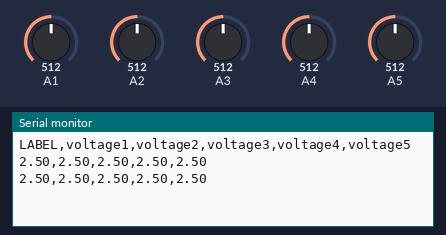
This sketch was run on a simulated Arduino Uno, built with avr-gcc and run on an emulated ATmega328P. Parts: the last lines printed to the serial monitor. Inputs (shaded band) come from the test bench; at power-on: A1 = 512, A2 = 512, A3 = 512, A4 = 512, A5 = 512.

Above: at 1.8 s.
1.9 s: A1 set to 716
At 2.8 s:
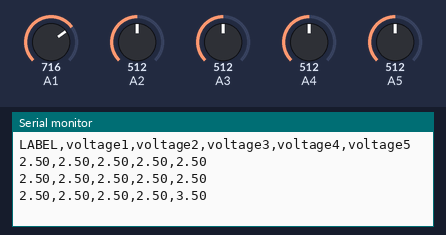
3.4 s: A2 set to 716
At 4.6 s:
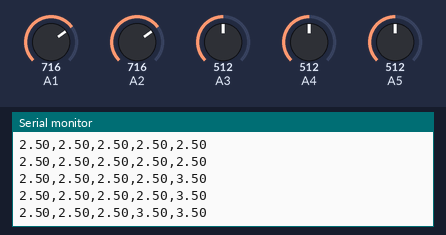
4.9 s: A3 set to 716
At 5.5 s:
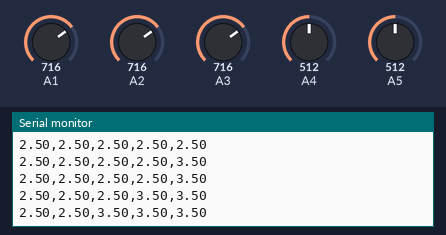
6.4 s: A4 set to 716
At 7.7 s:
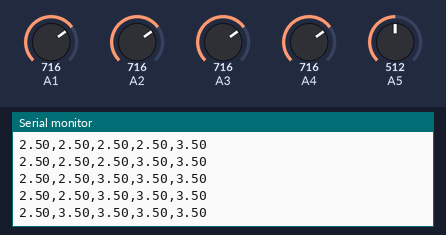
7.9 s: A5 set to 716
At 8.8 s:
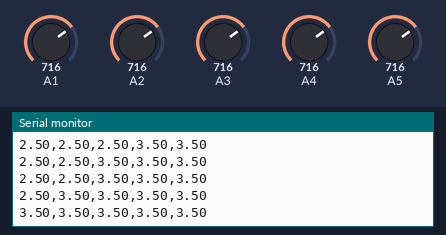
9.4 s: A1 set to 992
At 10.8 s:
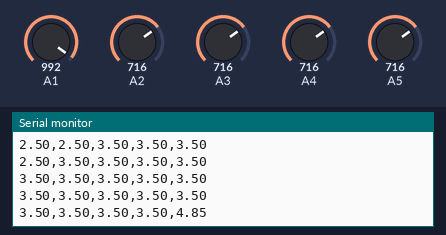
Timing chart, 0 to 11.9 s (numbered marks = the images above; inputs shaded):
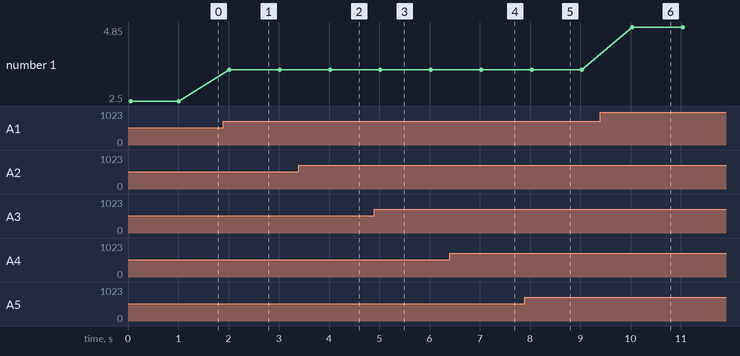

Measured:
- after the input at 1.9 s, the serial monitor: prints a new line after 0.12 s (image 1)
- after the input at 3.4 s, the serial monitor: prints a new line after 0.62 s (image 2)
- after the input at 4.9 s, the serial monitor: prints a new line after 0.12 s (image 3)
- after the input at 6.4 s, the serial monitor: prints a new line after 0.63 s (image 4)
- after the input at 7.9 s, the serial monitor: prints a new line after 0.13 s (image 5)
- after the input at 9.4 s, the serial monitor: prints a new line after 0.64 s (image 6)
- plotted number 1: 2.5 → 3.5 after the input at 1.9 s, 3.5 → 4.85 after the input at 9.4 s

The sketch:

arduino_code_for_gloves.ino
```cpp
void setup()
{
  Serial.begin(9600);
  pinMode(A0, INPUT);
  Serial.println("LABEL,voltage1,voltage2,voltage3,voltage4,voltage5");
}

// the loop routine runs over and over again forever:
void loop() {
  // read the input on analog pin 0:
  int sensorValue1 = analogRead(A5);
  int sensorValue2 = analogRead(A4);
  int sensorValue3 = analogRead(A3);
  int sensorValue4 = analogRead(A2);
  int sensorValue5 = analogRead(A1);
  // Convert the analog reading (which goes from 0 - 1023) to a voltage (0 - 5V):
  float voltage1 = sensorValue1 * (5.0 / 1023.0);
  float voltage2 = sensorValue2 * (5.0 / 1023.0);
  float voltage3 = sensorValue3 * (5.0 / 1023.0);
  float voltage4 = sensorValue4 * (5.0 / 1023.0);
  float voltage5 = sensorValue5 * (5.0 / 1023.0);
  // print out the value you read:
  Serial.print(voltage1);
  Serial.print(",");
  Serial.print(voltage2);
  Serial.print(",");
  Serial.print(voltage3);
  Serial.print(",");
  Serial.print(voltage4);
  Serial.print(",");
  Serial.println(voltage5);
  delay(1000);
}
```
